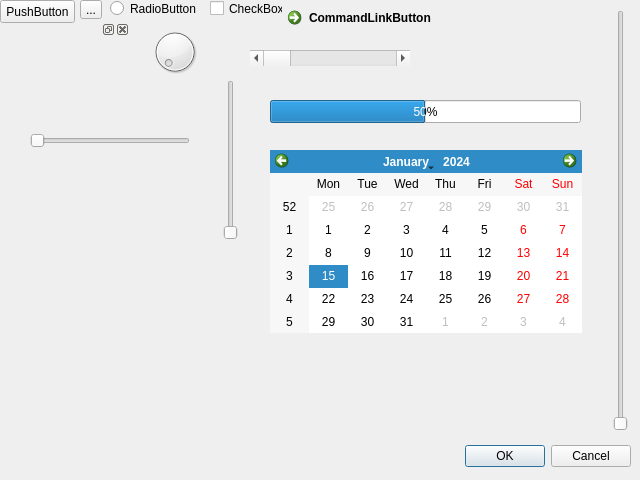
<?xml version="1.0" encoding="UTF-8"?>
<ui version="4.0">
 <class>Dialog</class>
 <widget class="QDialog" name="Dialog">
  <property name="geometry">
   <rect>
    <x>0</x>
    <y>0</y>
    <width>640</width>
    <height>480</height>
   </rect>
  </property>
  <property name="windowTitle">
   <string>Dialog</string>
  </property>
  <widget class="QDialogButtonBox" name="buttonBox">
   <property name="geometry">
    <rect>
     <x>10</x>
     <y>440</y>
     <width>621</width>
     <height>32</height>
    </rect>
   </property>
   <property name="orientation">
    <enum>Qt::Horizontal</enum>
   </property>
   <property name="standardButtons">
    <set>QDialogButtonBox::Cancel|QDialogButtonBox::Ok</set>
   </property>
  </widget>
  <widget class="QPushButton" name="pushButton">
   <property name="geometry">
    <rect>
     <x>0</x>
     <y>0</y>
     <width>75</width>
     <height>23</height>
    </rect>
   </property>
   <property name="text">
    <string>PushButton</string>
   </property>
  </widget>
  <widget class="QToolButton" name="toolButton">
   <property name="geometry">
    <rect>
     <x>80</x>
     <y>0</y>
     <width>22</width>
     <height>19</height>
    </rect>
   </property>
   <property name="text">
    <string>...</string>
   </property>
  </widget>
  <widget class="QRadioButton" name="radioButton">
   <property name="geometry">
    <rect>
     <x>110</x>
     <y>0</y>
     <width>87</width>
     <height>17</height>
    </rect>
   </property>
   <property name="text">
    <string>RadioButton</string>
   </property>
  </widget>
  <widget class="QCheckBox" name="checkBox">
   <property name="geometry">
    <rect>
     <x>210</x>
     <y>0</y>
     <width>73</width>
     <height>17</height>
    </rect>
   </property>
   <property name="text">
    <string>CheckBox</string>
   </property>
  </widget>
  <widget class="QCommandLinkButton" name="commandLinkButton">
   <property name="geometry">
    <rect>
     <x>280</x>
     <y>0</y>
     <width>182</width>
     <height>31</height>
    </rect>
   </property>
   <property name="text">
    <string>CommandLinkButton</string>
   </property>
  </widget>
  <widget class="QDockWidget" name="dockWidget">
   <property name="geometry">
    <rect>
     <x>10</x>
     <y>20</y>
     <width>120</width>
     <height>80</height>
    </rect>
   </property>
   <widget class="QWidget" name="dockWidgetContents"/>
  </widget>
  <widget class="QDial" name="dial">
   <property name="geometry">
    <rect>
     <x>150</x>
     <y>20</y>
     <width>50</width>
     <height>64</height>
    </rect>
   </property>
  </widget>
  <widget class="QScrollBar" name="horizontalScrollBar">
   <property name="geometry">
    <rect>
     <x>250</x>
     <y>50</y>
     <width>160</width>
     <height>16</height>
    </rect>
   </property>
   <property name="orientation">
    <enum>Qt::Horizontal</enum>
   </property>
  </widget>
  <widget class="QSlider" name="verticalSlider">
   <property name="geometry">
    <rect>
     <x>610</x>
     <y>10</y>
     <width>22</width>
     <height>421</height>
    </rect>
   </property>
   <property name="orientation">
    <enum>Qt::Vertical</enum>
   </property>
  </widget>
  <widget class="QSlider" name="horizontalSlider">
   <property name="geometry">
    <rect>
     <x>30</x>
     <y>130</y>
     <width>160</width>
     <height>22</height>
    </rect>
   </property>
   <property name="orientation">
    <enum>Qt::Horizontal</enum>
   </property>
  </widget>
  <widget class="QSlider" name="verticalSlider_2">
   <property name="geometry">
    <rect>
     <x>220</x>
     <y>80</y>
     <width>22</width>
     <height>160</height>
    </rect>
   </property>
   <property name="orientation">
    <enum>Qt::Vertical</enum>
   </property>
  </widget>
  <widget class="QProgressBar" name="progressBar">
   <property name="geometry">
    <rect>
     <x>270</x>
     <y>100</y>
     <width>311</width>
     <height>23</height>
    </rect>
   </property>
   <property name="value">
    <number>50</number>
   </property>
  </widget>
  <widget class="QCalendarWidget" name="calendarWidget">
   <property name="geometry">
    <rect>
     <x>270</x>
     <y>150</y>
     <width>312</width>
     <height>183</height>
    </rect>
   </property>
  </widget>
 </widget>
 <resources/>
 <connections>
  <connection>
   <sender>buttonBox</sender>
   <signal>accepted()</signal>
   <receiver>Dialog</receiver>
   <slot>accept()</slot>
   <hints>
    <hint type="sourcelabel">
     <x>248</x>
     <y>254</y>
    </hint>
    <hint type="destinationlabel">
     <x>157</x>
     <y>274</y>
    </hint>
   </hints>
  </connection>
  <connection>
   <sender>buttonBox</sender>
   <signal>rejected()</signal>
   <receiver>Dialog</receiver>
   <slot>reject()</slot>
   <hints>
    <hint type="sourcelabel">
     <x>316</x>
     <y>260</y>
    </hint>
    <hint type="destinationlabel">
     <x>286</x>
     <y>274</y>
    </hint>
   </hints>
  </connection>
 </connections>
</ui>
